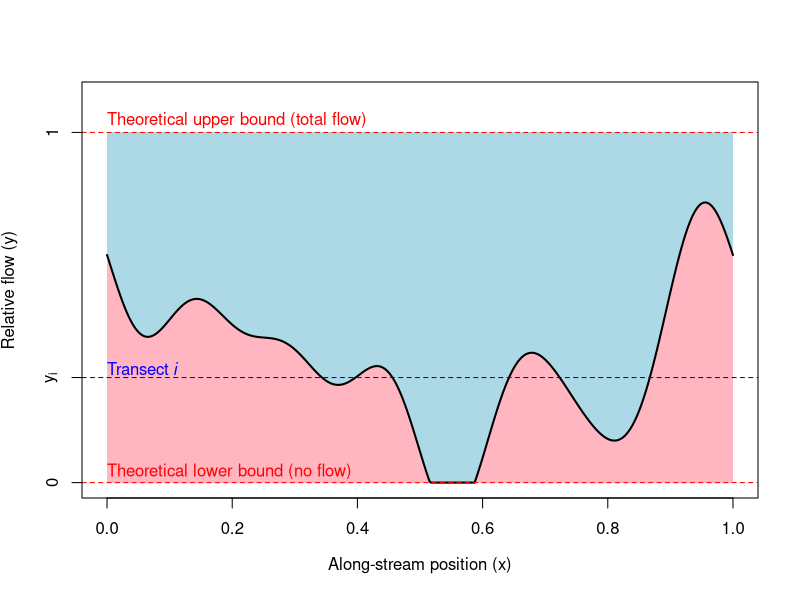
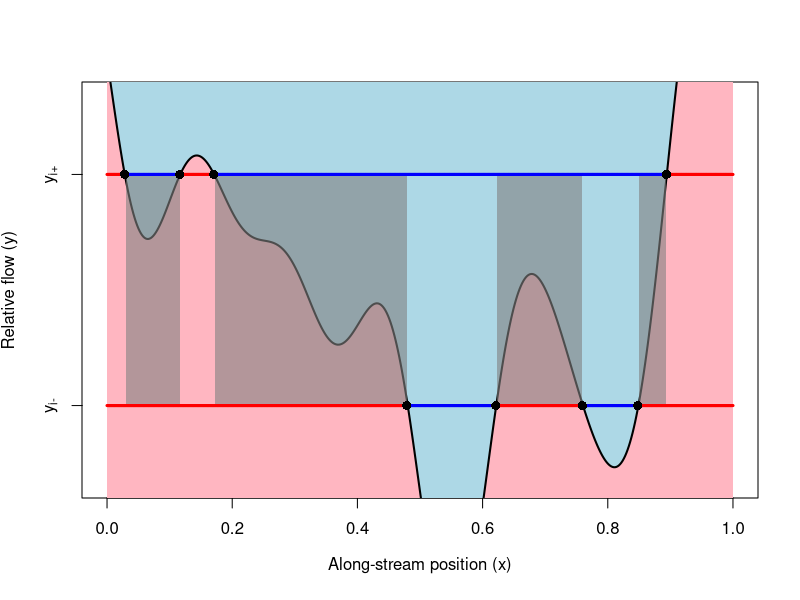

These charts were generated, in order, by the following R code:
## ---- chunk 1
#| code-fold: true
#| code-summary: "Show code"
#### Simulate flow-varying wet/dry map ####

# Define function to generate a wiggly curve
# Arguments:
#   x: input values
#   K: Number of sine components (increase for more wiggle)
f <- function(x, K = 6) {
  amps  <- rnorm(K, sd = 1 / (1:K)) # random amplitude (decreasing amplitudes = smoother)
  phases <- runif(K, 0, 2 * pi) # random phases
  
  # Build the random function
  f_raw <- rowSums(sapply(1:K, function(k)
    amps[k] * sin(2 * pi * k * x + phases[k])))
  
  # Rescale:
  target_min <- -0.1
  target_max <-  0.8
  f_scaled <- (f_raw - min(f_raw)) / (max(f_raw) - min(f_raw))  # [0,1]
  f_scaled <- f_scaled * (target_max - target_min) + target_min # [-0.1,0.8]
  f_trunc <- pmax(f_scaled, 0) # truncate below 0
  return(f_trunc)
}

# Simulate a flow permanence curve
set.seed(1)
x <- seq(0, 1, length = 500) # Define x (river location)
y <- f(x) # define relative flow values

## Plot flow permanence curve

# Plot flow permanence boundary and transects
plot(x, y, 
     type = "n",
     yaxt = "n",
     ylim = c(0, 1.1),
     xlab = bquote("Along-stream position ("*x*")"),
     ylab = bquote("Relative flow ("*y*")"))
# Shade area below the line 
polygon(c(x, rev(x)), 
        c(rep(0, length(x)), rev(y)), 
        col = "lightpink", border = NA) 
# Shade area above the line 
polygon(c(x, rev(x)), 
        c(y, rep(1, length(x))), 
        col = "lightblue", border = NA) 
# Plot flow permanence boundary and transects
points(x, y, type = "l", lwd = 2)
abline(h = c(0,1), col = "red", lty = 2)
abline(h = c(0.3), col = "blue", lty = 2)
axis(side = 2, at = 0.3, label = bquote(y[i]))
axis(side = 2, at = 0, label = bquote(0))
axis(side = 2, at = 1, label = bquote(1))
text(x = 0, 
     y = c(0, 0.3, 1), 
     col = c("red", "blue", "red"),
     adj = c(0, -0.2),
     labels = expression("Theoretical lower bound (no flow)", "Transect" ~ italic(i), "Theoretical upper bound (total flow)"))

## ---- chunk 2
#| label: fig-uncertainty-envelop
#| fig-cap: "On a plot of relative flow vs. stream position, a simulated flow permanence curve (solid line) separates wet (light blue) and dry (light red) states. In order to map out this curve, surveys are performed. Two such transect surveys, $i+$ and $i-$, are indicated by the horizontal lines, with color indicating whether the stream at any given location is detected to be wet (blue) or dry (red). Based on data from these two sampled flow levels, we know the flow permanence curve travels through the transition points (black dots), but we do not know what path it takes between them. Uncertainty envelops that cover all possible routes for the flow-permanence curve are shaded in grey."
#| code-fold: true
#| code-summary: "Show code"

y.iplus <- 0.5
y.iminus <- 0.2
y.i <- 0.35
# Plot flow permanence boundary and transects
plot(x, y, 
     type = "n",
     yaxt = "n",
     ylim = c(y.iminus - 0.1, y.iplus + 0.1),
     xlab = bquote("Along-stream position ("*x*")"),
     ylab = bquote("Relative flow ("*y*")"))
# Shade area below the line 
polygon(c(x, rev(x)), 
        c(rep(0, length(x)), rev(y)), 
        col = "lightpink", border = NA) 
# Shade area above the line 
polygon(c(x, rev(x)), 
        c(y, rep(100, length(x))), 
        col = "lightblue", border = NA) 
# Plot flow permanence boundary 
points(x, y, type = "l", lwd = 2)

# Shade uncertainty envelop
z.iplus <- y.iplus > y
z.iminus <- y.iminus > y
z.diff <- z.iplus - z.iminus
# find contiguous runs of x where transects differ
runs <- rle(z.diff)
ends   <- cumsum(runs$lengths)
starts <- ends - runs$lengths + 1
one.runs <- which(runs$values == 1)
# shade rectangles
for (k in one.runs) {
  i1 <- starts[k]
  i2 <- ends[k]
  polygon(
    x = c(x[i1], x[i2], x[i2], x[i1]),
    y = c(y.iminus, y.iminus, y.iplus, y.iplus),
    col = rgb(0.5, 0.5, 0.5, 0.6),   # translucent blue
    border = NA
  )
}

# plot sampled transitions:
transitions.iminus <- x[which(!z.iminus[-length(x)] == z.iminus[-1])]
transitions.iplus <- x[which(!z.iplus[-length(x)] == z.iplus[-1])]

# Plot transect data:
segments(x0 = x[-length(x)], y0 = rep(y.iminus, length(x)-1),
        x1 = x[-1], y1 = rep(y.iminus, length(x)-1),
        col = ifelse(y < y.iminus, "blue", "red"),
        lwd = 3)
segments(x0 = x[-length(x)], y0 = rep(y.iplus, length(x)-1),
        x1 = x[-1], y1 = rep(y.iplus, length(x)-1),
        col = ifelse(y < y.iplus, "blue", "red"),
        lwd = 3)
axis(side = 2, at = y.iplus, label = bquote(y[.("i+")]))
axis(side = 2, at = y.iminus, label = bquote(y[.("i-")]))

# Plot sampled transition points:
points(x = transitions.iminus,
       y = rep(y.iminus, length(transitions.iminus)),
       pch = 16, cex = 1.2)
points(x = transitions.iplus,
       y = rep(y.iplus, length(transitions.iplus)),
       pch = 16, cex = 1.2)

## ---- chunk 3
1 + 1
## ---- chunk 4
#| echo: false
2 * 2
